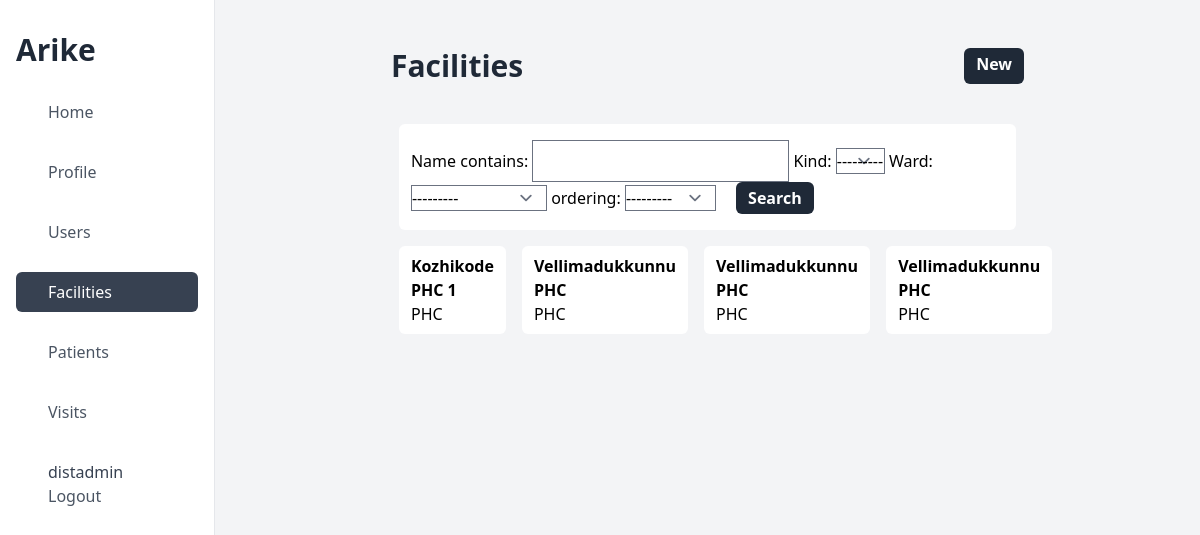
The page /list/facility (signed in) on the database as committed earlier.
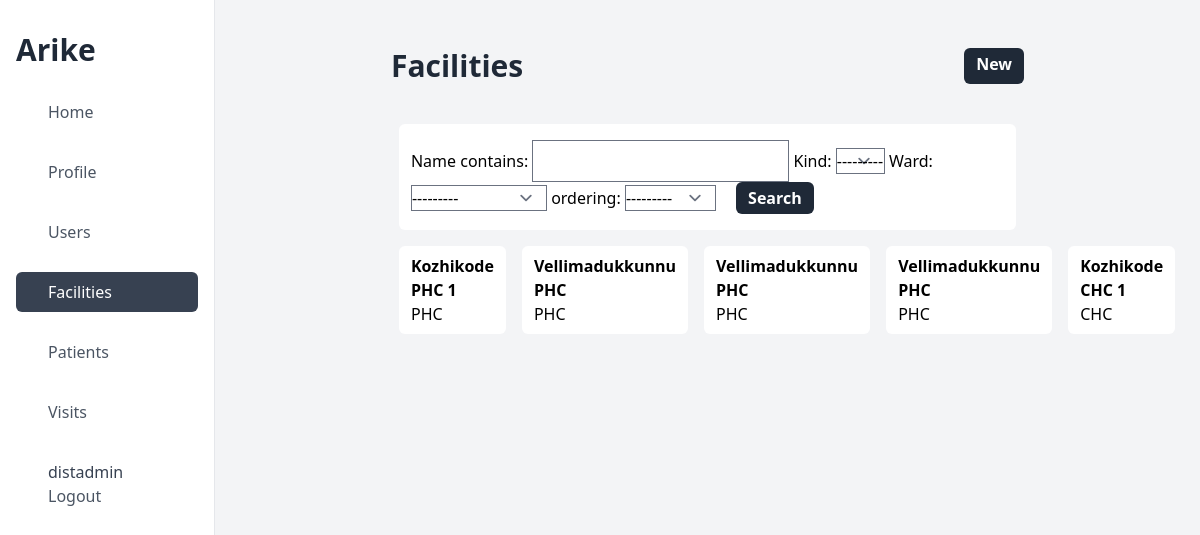
The same page on the database as committed later.
### apps/models.py (models this page shows, shortened)
class Facility(models.Model):
    kind = models.CharField(max_length=10, choices=FACILITY_KIND)
    name = models.CharField(max_length=35)
    address = models.TextField(default="")
    pincode = models.CharField(max_length=6)
    phone = models.CharField(max_length=14, validators=[phone_number_regex])
    ward = models.ForeignKey(Ward, on_delete=models.PROTECT)
    created_at = models.DateTimeField(auto_now_add=True)
    updated_at = models.DateTimeField(auto_now=True)
    deleted = models.BooleanField(default=False)

### apps/views.py (the view)
# urls.py: path("list/facility", FacilityListView.as_view()),
class FacilityListView(LoginRequiredMixin, UserPermissionMixin, FilterView):
    permission_required = "District Admin"
    template_name = "Facility/list.html"
    context_object_name = "facilities"
    filterset_class = FacilityFilter
    def get_queryset(self):
        facilities = Facility.objects.filter(deleted=False)
        return facilities

### apps/Mixin.py (called while the page is built)
    def has_permission(self):
        perms = self.get_permission_required()
        if self.request.user.role in perms:
            return True
        else:
            return False

### apps/models.py (called while the page is built)
    def __str__(self):
        return self.name

### templates/Facility/list.html
{% extends "base_dashboard.html" %}
{% block content %}
    <div class="flex justify-between  my-8">
        <h1 class="text-3xl font-bold text-gray-800">Facilities</h1>
        <a class="bg-gray-800 text-white font-bold text-1xl px-3 py-1 rounded-md text-center" href="/create/facility">New</a>
    </div>
    <form class="px-3 py-4 bg-white m-2 rounded-md "method="get">
        {{ filter.form }}
        <button class="bg-gray-800 text-white font-bold text-1xl px-3 py-1 rounded-md text-center mx-4" type="submit">Search</button>
    </form>
    <div id="list_of_users" class="flex wrap">
        {% for facility in facilities %}
            <a class="px-3 py-2 bg-white m-2 rounded-md" href="/detail/facility/{{ facility.id }}">
                <p class="font-semibold">{{ facility.name }}</p>
                <p>{{ facility.kind }}</p>
            </a>
        {% endfor %}
    </div>
{% endblock content %}

Rows that differ between the two databases and show on the page:
added Facility: name "Kozhikode CHC 1", kind "CHC"
